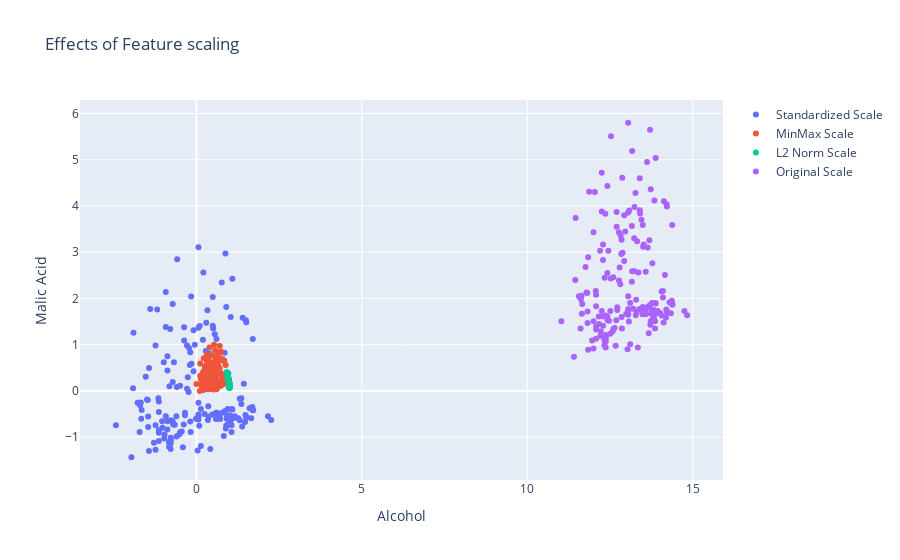

Here is the notebook cell this chart was saved with:
### Code cell
trace1 = go.Scatter(x= df_std[:, 0],
                      y= df_std[:, 1],
                      mode= "markers",
                      name= "Standardized Scale")

trace2 = go.Scatter(x= df_minmax[:, 0],
                      y= df_minmax[:, 1],
                      mode= "markers",
                      name= "MinMax Scale")

trace3 = go.Scatter(x= df_l2norm[:, 0],
                      y= df_l2norm[:, 1],
                      mode= "markers",
                      name= "L2 Norm Scale")

trace4 = go.Scatter(x= df["alcohol"],
                    y= df["malic_acid"],
                    mode= "markers",
                    name= "Original Scale")

layout = go.Layout(
    title= "Effects of Feature scaling",
    xaxis=dict(title= "Alcohol"),
    yaxis=dict(title= "Malic Acid")
)


data = [trace1, trace2, trace3, trace4] 
fig = go.Figure(data=data, layout=layout)

fig.show()

### Figure 1 — Plotly figure (JSON) as saved in the notebook; plotly's stock layout.template omitted (floating-point values rounded to 4 significant figures; data arrays with more than 128 entries replaced by an {"elided": "..."} marker saying what was removed)
{"data": [{"mode": "markers", "name": "Standardized Scale", "type": "scatter", "x": {"elided": "178 float values"}, "y": {"elided": "178 float values"}}, {"mode": "markers", "name": "MinMax Scale", "type": "scatter", "x": {"elided": "178 float values"}, "y": {"elided": "178 float values"}}, {"mode": "markers", "name": "L2 Norm Scale", "type": "scatter", "x": {"elided": "178 float values"}, "y": {"elided": "178 float values"}}, {"mode": "markers", "name": "Original Scale", "type": "scatter", "x": {"elided": "178 float values"}, "y": {"elided": "178 float values"}}], "layout": {"title": {"text": "Effects of Feature scaling"}, "xaxis": {"title": {"text": "Alcohol"}}, "yaxis": {"title": {"text": "Malic Acid"}}}}
